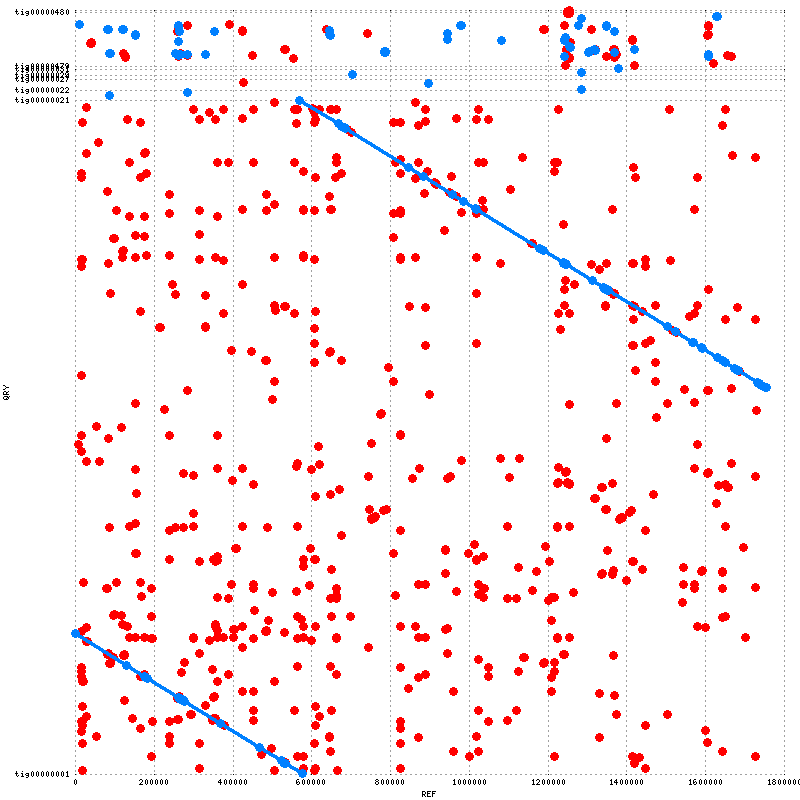

This figure's gnuplot source:
set terminal png tiny size 800,800
set output "out.png"
set ytics ( \
 "tig00000001" 1, \
 "tig00000021" 2773588, \
 "tig00000022" 2813603, \
 "tig00000027" 2858202, \
 "tig00000029" 2875359, \
 "tig00000031" 2901637, \
 "tig00000479" 2913624, \
 "tig00000480" 3132615, \
 "" 3142355 \
)
set size 1,1
set grid
unset key
set border 0
set tics scale 0
set xlabel "REF"
set ylabel "QRY"
set format "%.0f"
set mouse format "%.0f"
set mouse mouseformat "[%.0f, %.0f]"
set mouse clipboardformat "[%.0f, %.0f]"
set xrange [1:*]
set yrange [1:3142355]
set style line 1  lt 1 lw 3 pt 6 ps 1
set style line 2  lt 3 lw 3 pt 6 ps 1
set style line 3  lt 2 lw 3 pt 6 ps 1
plot \
 "out.fplot" title "FWD" w lp ls 1, \
 "out.rplot" title "REV" w lp ls 2
